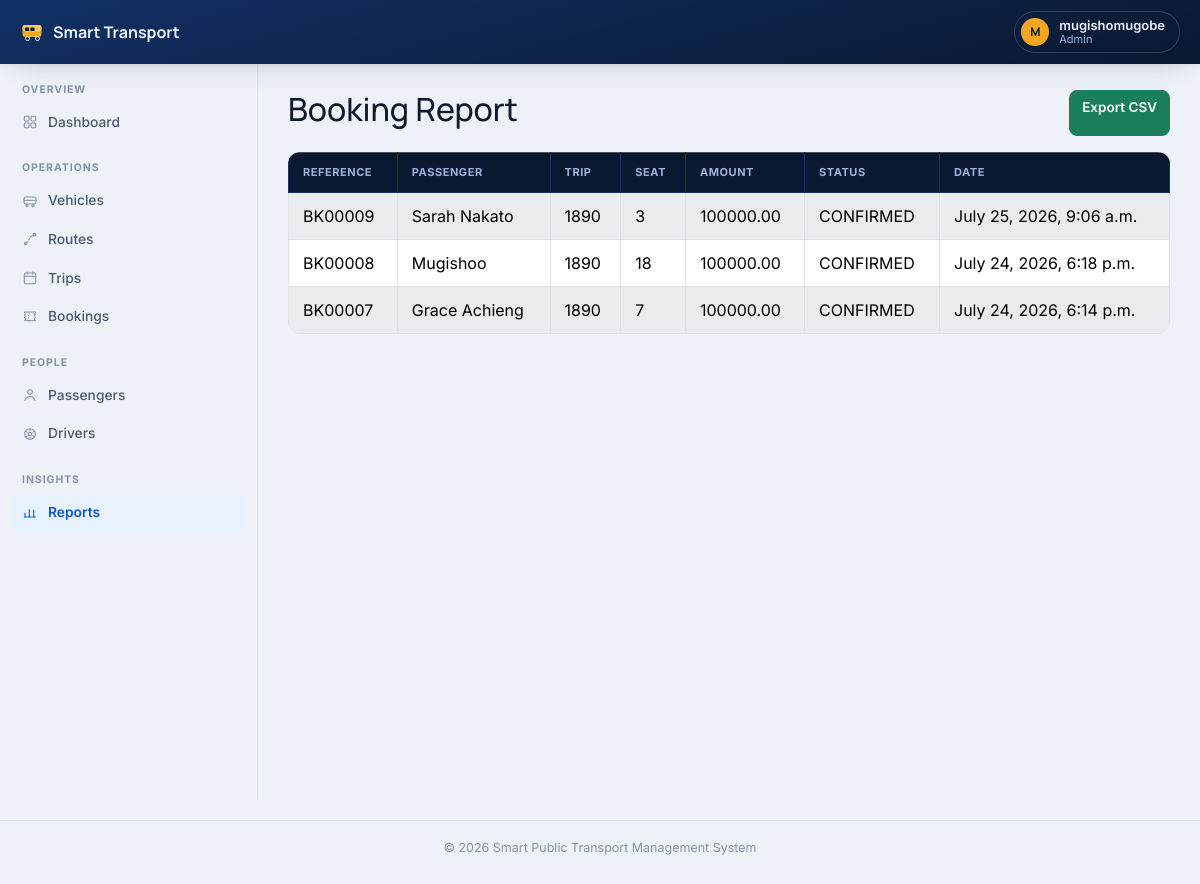
Page /reports/bookings/ (signed in) on the earlier database version.
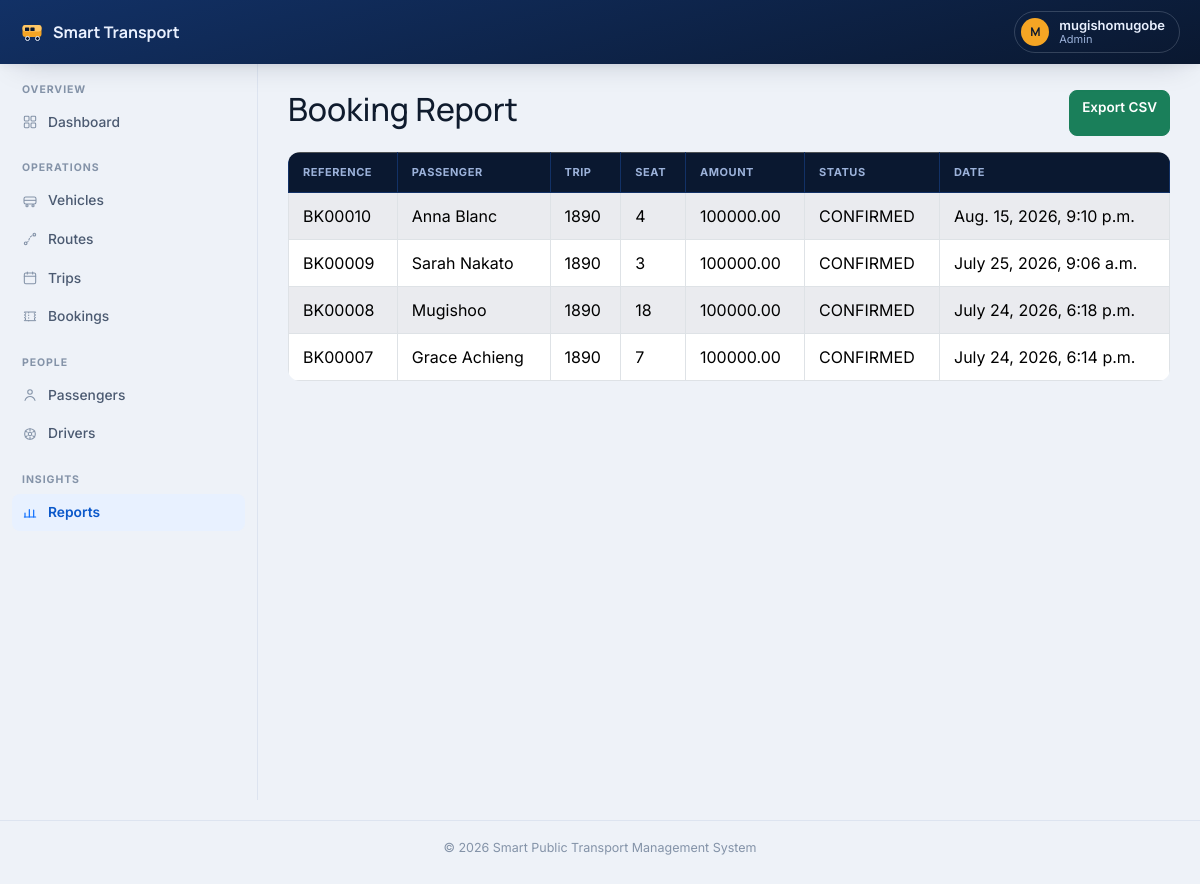
Same page on the later database version.
### bookings/models.py (models this page shows, shortened)
class Booking(models.Model):
    STATUS_CHOICES = [
        ("CONFIRMED", "Confirmed"),
        ("CANCELLED", "Cancelled"),
    ]
    booking_reference = models.CharField(
        max_length=20,
        unique=True,
        editable=False
    )
    passenger = models.ForeignKey(
        Passenger,
        on_delete=models.CASCADE,
        related_name="bookings"
    )
    trip = models.ForeignKey(
        Trip,
        on_delete=models.CASCADE,
        related_name="bookings"
    )
    seat_number = models.PositiveIntegerField()
    amount = models.DecimalField(
        max_digits=10,
        decimal_places=2
    )
    booking_date = models.DateTimeField(
        auto_now_add=True
    )
    payment_status = models.BooleanField(
        default=True
    )
    status = models.CharField(
        max_length=20,
        choices=STATUS_CHOICES,
        default="CONFIRMED"
    )
    qr_code = models.ImageField(
        upload_to="qrcodes/",
        blank=True,
        null=True
    )
    class Meta:
        ordering = [
            "-booking_date"
        ]

### passengers/models.py (models this page shows, shortened)
class Passenger(models.Model):
    full_name = models.CharField(max_length=200)
    email = models.EmailField(unique=True)
    phone = models.CharField(max_length=20)
    address = models.TextField(blank=True)
    national_id = models.CharField(max_length=100, unique=True)
    created_at = models.DateTimeField(auto_now_add=True)
    class Meta:
        ordering = ['full_name']
        verbose_name = "Passenger"
        verbose_name_plural = "Passengers"

### trips/models.py (models this page shows, shortened)
class Trip(models.Model):
    STATUS_CHOICES = [
        ("SCHEDULED", "Scheduled"),
        ("IN_PROGRESS", "In Progress"),
        ("COMPLETED", "Completed"),
        ("CANCELLED", "Cancelled"),
    ]
    trip_number = models.CharField(
        max_length=30,
        unique=True
    )
    vehicle = models.ForeignKey(
        Vehicle,
        on_delete=models.CASCADE
    )
    driver = models.ForeignKey(
        Driver,
        on_delete=models.CASCADE
    )
    route = models.ForeignKey(
        Route,
        on_delete=models.CASCADE
    )
    departure_time = models.DateTimeField()
    arrival_time = models.DateTimeField()
    available_seats = models.PositiveIntegerField()
    status = models.CharField(
        max_length=20,
        choices=STATUS_CHOICES,
        default="SCHEDULED"
    )
    notes = models.TextField(
        blank=True
    )
    created_at = models.DateTimeField(
        auto_now_add=True
    )

### reports/views.py (the view)
@role_required("STAFF", "ADMIN")
def booking_report(request):
    bookings = Booking.objects.select_related(
        "passenger",
        "trip"
    ).all()
    return render(
        request,
        "reports/booking_report.html",
        {
            "bookings": bookings
        }
    )

### templates/reports/booking_report.html
{% extends "base.html" %}
{% block content %}
<div class="d-flex justify-content-between mb-3">
<h2>
Booking Report
</h2>
<a href="{% url 'reports:export_bookings' %}"
class="btn btn-success">
Export CSV
</a>
</div>
<div class="table-responsive">
<table class="table table-bordered table-striped">
<thead class="table-dark">
<tr>
<th>
Reference
</th>
<th>
Passenger
</th>
<th>
Trip
</th>
<th>
Seat
</th>
<th>
Amount
</th>
<th>
Status
</th>
<th>
Date
</th>
</tr>
</thead>
<tbody>
{% for booking in bookings %}
<tr>
<td>
{{ booking.booking_reference }}
</td>
<td>
{{ booking.passenger.full_name }}
</td>
<td>
{{ booking.trip.trip_number }}
</td>
<td>
{{ booking.seat_number }}
</td>
<td>
{{ booking.amount }}
</td>
<td>
{{ booking.status }}
</td>
<td>
{{ booking.booking_date }}
</td>
</tr>
{% empty %}
<tr>
<td colspan="7" class="text-center">
No bookings available
</td>
</tr>
{% endfor %}
</tbody>
</table>
</div>
{% endblock %}

Differences in the rows shown:
added Booking: booking_reference "BK00010", passenger.full_name "Anna Blanc", trip.trip_number "1890", seat_number "4", amount "100000.00", status "CONFIRMED", booking_date "Aug. 15, 2026, 9:10 p.m."
